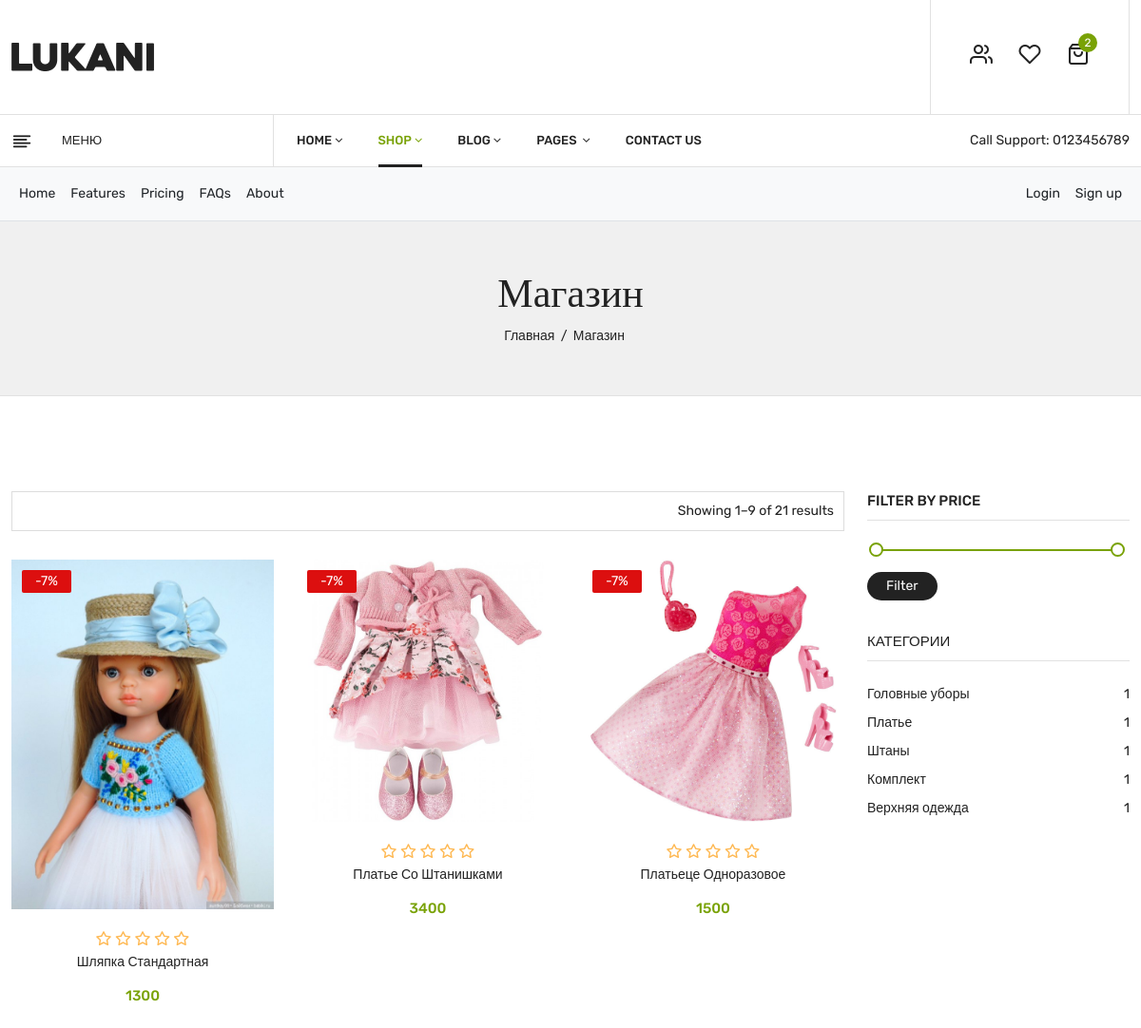
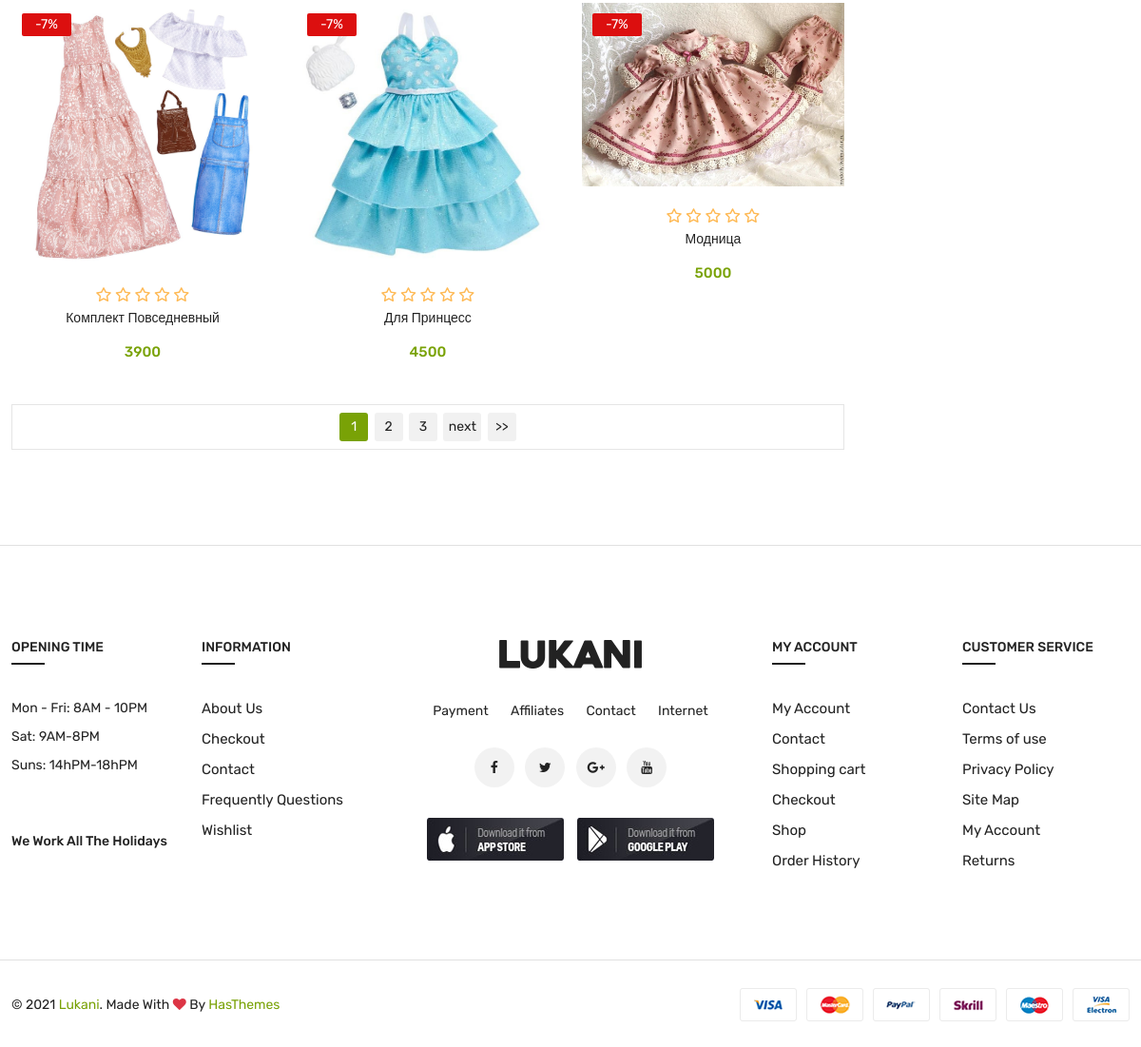
The app's page / (signed in) with its own data (2 pictures, top to bottom).
### dollshop1/models.py (models this page shows, shortened)
class Product(models.Model):
    STATUS = (('В наличии', 'В наличии'), ('Нет в наличии', 'Нет в наличии'))
    category = models.ForeignKey(Category, on_delete=models.CASCADE, null=True, verbose_name='Категория')
    name = models.CharField(max_length=255, verbose_name='Название')
    description = models.TextField(max_length=1300, verbose_name='Описание')
    image = models.ImageField(default='no_image.png', upload_to='product_image/', blank=True, null=True,
                              verbose_name='Изображение')
    price = models.DecimalField(decimal_places=0, max_digits=9, default=0, verbose_name='Цена')
    date_create = models.DateTimeField(auto_now_add=True)
    status = models.CharField(max_length=255, choices=STATUS, default=STATUS[0], verbose_name='Статус')

class Category(models.Model):
    name = models.CharField(max_length=255, unique=True, verbose_name='Название')

### dollshop1/views.py (the view)
# urls.py: path('', homepage, name='homepage'),
def homepage(request):
    category = Category.objects.all()
    product = Product.objects.all()
    cart = Cart.objects.filter(user=request.user)
    total_price = 0
    for item in cart:
        total_price += item.product.price * item.quantity
    context = {
        'product': product,
        'category': category,
        'cart': cart,
        'total_price': total_price,
        'cart_items': cart.count()
    }
    return render(request, 'dollshop1/shop.html', context)

### dollshop1/templates/dollshop1/shop.html (shortened to what this page needs)
<!DOCTYPE html>
<html class="no-js" lang="en">
	<head>
		<link rel="stylesheet" href="../../../static/css/bootstrap.min.css" />
		<link
			href="https://cdn.jsdelivr.net/npm/bootstrap@5.1.3/dist/css/bootstrap.min.css"
			rel="stylesheet"
		/>
		<link rel="stylesheet" href="../../../static/css/owl.carousel.min.css" />
		<link rel="stylesheet" href="../../../static/css/slick.css" />
		<link rel="stylesheet" href="../../../static/css/magnific-popup.css" />
		<link rel="stylesheet" href="../../../static/css/font.awesome.css" />
		<link rel="stylesheet" href="../../../static/css/animate.css" />
		<link rel="stylesheet" href="../../../static/css/jquery-ui.min.css" />
		<link rel="stylesheet" href="../../../static/css/slinky.menu.css" />
		<link rel="stylesheet" href="../../../static/css/plugins.css" />
		<link rel="stylesheet" href="../../../static/css/style.css" />
	</head>
	<body>
		<header>
			<div class="main_header">
				<div class="header_middle">
					<div class="container">
						<div class="row align-items-center">
							<div class="col-lg-3 col-md-3 col-4">
								<div class="logo">
									<a href="index.html"
										><img src="../../../static/img/logo/logo.png" alt=""
									/></a>
								</div>
							</div>
							<div class="col-lg-9 col-md-6 col-6">
								<div class="header_right_info">
									<div class="header_account_area">
										<div class="header_account-list top_links">
											<a href="#"><i class="icon-users"></i></a>
										</div>
										<div class="header_account-list header_wishlist">
											{% if user %}
											<a href="{% url 'dollshop:wishlist' %}"
												><i class="icon-heart"></i>
											</a>
											{% else %}
											<a href="#">
												<i class="icon-heart"></i>
											</a>
											{% endif %}
										</div>
										<div class="header_account-list mini_cart_wrapper">
											<a href="javascript:void(0)"
												><i class="icon-shopping-bag"></i
												><span class="item_count">{{ cart_items }}</span></a
											>
										</div>
									</div>
								</div>
							</div>
						</div>
					</div>
				</div>
				<div class="header_bottom sticky-header">
					<div class="container">
						<div class="row align-items-center">
							<div class="col-lg-3">
								<div class="categories_menu">
									<div class="categories_title">
										<h2 class="categori_toggle">Меню</h2>
									</div>
								</div>
							</div>
							<div class="col-lg-6">
								<div class="main_menu menu_position">
									<nav>
										<ul>
											<li>
												<a href="index.html"
													>home<i class="fa fa-angle-down"></i
												></a>
											</li>
											<li class="mega_items">
												<a class="active" href="shop.html"
													>shop<i class="fa fa-angle-down"></i
												></a>
											</li>
											<li>
												<a href="blog.html"
													>blog<i class="fa fa-angle-down"></i
												></a>
											</li>
											<li>
												<a href="#">pages <i class="fa fa-angle-down"></i></a>
											</li>
											<li><a href="contact.html"> Contact Us</a></li>
										</ul>
									</nav>
								</div>
							</div>
							<div class="col-lg-3">
								<div class="call-support">
									<p>Call Support: <a href="tel:0123456789">0123456789</a></p>
								</div>
							</div>
						</div>
					</div>
				</div>
			</div>
			<nav class="py-2 bg-light border-bottom">
				<div class="container d-flex flex-wrap">
					<ul class="nav me-auto">
						<li class="nav-item">
							<a
								href="#"
								class="nav-link link-dark px-2 active"
								aria-current="page"
								>Home</a
							>
						</li>
						<li class="nav-item">
							<a href="#" class="nav-link link-dark px-2">Features</a>
						</li>
						<li class="nav-item">
							<a href="#" class="nav-link link-dark px-2">Pricing</a>
						</li>
						<li class="nav-item">
							<a href="#" class="nav-link link-dark px-2">FAQs</a>
						</li>
						<li class="nav-item">
							<a href="#" class="nav-link link-dark px-2">About</a>
						</li>
					</ul>
					<ul class="nav">
						<li class="nav-item">
							<a href="#" class="nav-link link-dark px-2">Login</a>
						</li>
						<li class="nav-item">
							<a href="#" class="nav-link link-dark px-2">Sign up</a>
						</li>
					</ul>
				</div>
			</nav>
		</header>
		<div class="breadcrumbs_area">
			<div class="container">
				<div class="row">
					<div class="col-12">
						<div class="breadcrumb_content">
							<h3>Магазин</h3>
							<ul>
								<li><a href="{% url 'dollshop:homepage' %}">Главная</a></li>
								<li>Магазин</li>
							</ul>
						</div>
					</div>
				</div>
			</div>
		</div>
		<div class="shop_area mt-100 mb-100">
			<div class="container">
				<div class="row">
					<div class="col-lg-9 col-md-12">
						<div class="shop_toolbar_wrapper">
							<div class="page_amount">
								<p>Showing 1–9 of 21 results</p>
							</div>
						</div>
						<div class="row shop_wrapper">
							{% for item in product %}
							<div class="col-lg-4 col-md-4 col-12">
								<article class="single_product">
									<figure>
										<div class="product_thumb">
											<a
												class="primary_img"
												href="{% url 'dollshop:product_detail' item.pk %}"
												><img src="{{ item.image.url }}" alt=""
											/></a>
											<div class="label_product">
												<span class="label_sale">-7%</span>
											</div>
										</div>
										<div class="product_content grid_content">
											<div class="product_price_rating">
												<div class="product_rating">
													<ul>
														<li>
															<a href="#"><i class="icon-star"></i></a>
														</li>
														<li>
															<a href="#"><i class="icon-star"></i></a>
														</li>
														<li>
															<a href="#"><i class="icon-star"></i></a>
														</li>
														<li>
															<a href="#"><i class="icon-star"></i></a>
														</li>
														<li>
															<a href="#"><i class="icon-star"></i></a>
														</li>
													</ul>
												</div>
												<h4 class="product_name">
													<a href="product-details.html">{{ item.name }}</a>
												</h4>
												<div class="price_box">
													<span class="current_price">{{ item.price }}</span>
												</div>
											</div>
										</div>
									</figure>
								</article>
							</div>
							{% endfor %}
						</div>
						<div class="shop_toolbar t_bottom">
							<div class="pagination">
								<ul>
									<li class="current">1</li>
									<li><a href="#">2</a></li>
									<li><a href="#">3</a></li>
									<li class="next"><a href="#">next</a></li>
									<li><a href="#">>></a></li>
								</ul>
							</div>
						</div>
					</div>
					<div class="col-lg-3 col-md-12">
						<aside class="sidebar_widget">
							<div class="widget_inner">
								<div class="widget_list widget_filter">
									<h3>Filter by price</h3>
									<form action="#">
										<div
											id="slider-range"
											class="ui-slider ui-slider-horizontal ui-widget ui-widget-content ui-corner-all"
										>
											<div
												class="ui-slider-range ui-widget-header ui-corner-all"
												style="left: 0%; width: 100%"
											></div>
											<span
												class="ui-slider-handle ui-state-default ui-corner-all"
												tabindex="0"
												style="left: 0%"
											></span
											><span
												class="ui-slider-handle ui-state-default ui-corner-all"
												tabindex="0"
												style="left: 100%"
											></span>
										</div>
										<button type="submit">Filter</button>
										<input type="text" name="text" id="amount" />
									</form>
								</div>
								<div class="widget_list widget_color">
									<h3>Категории</h3>
									<ul>
										{% for ct in category %}
										<li>
											<a href="{% url 'dollshop:category_list' cate_pk=ct.pk %}"
												>{{ ct.name }} <span>1</span></a
											>
										</li>
										{% endfor %}
									</ul>
								</div>
							</div>
						</aside>
					</div>
				</div>
			</div>
		</div>
		<footer class="footer_widgets">
			<div class="footer_top">
				<div class="container">
					<div class="row">
						<div class="col-lg-2 col-md-4 col-sm-6">
							<div class="widgets_container contact_us">
								<h3>Opening Time</h3>
								<p><span>Mon - Fri:</span> 8AM - 10PM</p>
								<p><span>Sat:</span> 9AM-8PM</p>
								<p><span>Suns:</span> 14hPM-18hPM</p>
								<p><b>We Work All The Holidays</b></p>
							</div>
						</div>
						<div class="col-lg-2 col-md-3 col-sm-6">
							<div class="widgets_container widget_menu">
								<h3>Information</h3>
								<div class="footer_menu">
									<ul>
										<li><a href="about.html">About Us</a></li>
										<li><a href="checkout.html">Checkout</a></li>
										<li><a href="contact.html">Contact</a></li>
										<li><a href="faq.html">Frequently Questions</a></li>
										<li>
											<a href="{% url 'dollshop:wishlist' %}">Wishlist</a>
										</li>
									</ul>
								</div>
							</div>
						</div>
						<div class="col-lg-4 col-md-5">
							<div class="widgets_container widget_app">
								<div class="footer_logo">
									<a href="index.html"
										><img src="../../../static/img/logo/logo.png" alt=""
									/></a>
								</div>
								<div class="footer_widgetnav_menu">
									<ul>
										<li><a href="#">Payment</a></li>
										<li><a href="#">Affiliates</a></li>
										<li><a href="#">Contact</a></li>
										<li><a href="#">Internet</a></li>
									</ul>
								</div>
								<div class="footer_social">
									<ul>
										<li>
											<a href="#"
												><i class="fa fa-facebook" aria-hidden="true"></i
											></a>
										</li>
										<li>
											<a href="#"
												><i class="fa fa-twitter" aria-hidden="true"></i
											></a>
										</li>
										<li>
											<a href="#"
												><i class="fa fa-google-plus" aria-hidden="true"></i
											></a>
										</li>
										<li>
											<a href="#"
												><i class="fa fa-youtube" aria-hidden="true"></i
											></a>
										</li>
									</ul>
								</div>
								<div class="footer_app">
									<ul>
										<li>
											<a href="#"
												><img
													src="../../../static/img/icon/icon-app.jpg"
													alt=""
											/></a>
										</li>
										<li>
											<a href="#"
												><img
													src="../../../static/img/icon/icon1-app.jpg"
													alt=""
											/></a>
										</li>
									</ul>
								</div>
							</div>
						</div>
						<div class="col-lg-2 col-md-4 col-sm-6">
							<div class="widgets_container widget_menu">
								<h3>My Account</h3>
								<div class="footer_menu">
									<ul>
										<li><a href="my-account.html">My Account</a></li>
										<li><a href="contact.html">Contact</a></li>
										<li><a href="{% url 'dollshop:cart_list' %}">Shopping cart</a></li>
										<li><a href="checkout.html">Checkout</a></li>
										<li><a href="shop.html">Shop</a></li>
										<li><a href="#">Order History</a></li>
									</ul>
								</div>
							</div>
						</div>
						<div class="col-lg-2 col-md-4 col-sm-6">
							<div class="widgets_container widget_menu">
								<h3>Customer Service</h3>
								<div class="footer_menu">
									<ul>
										<li><a href="contact.html">Contact Us</a></li>
										<li><a href="#">Terms of use</a></li>
										<li><a href="#">Privacy Policy</a></li>
										<li><a href="contact.html">Site Map</a></li>
										<li><a href="my-account.html">My Account</a></li>
										<li><a href="#">Returns</a></li>
									</ul>
								</div>
							</div>
						</div>
					</div>
				</div>
			</div>
			<div class="footer_bottom">
				<div class="container">
					<div class="row align-items-center">
						<div class="col-lg-6 col-md-6">
							<div class="copyright_area">
								<p class="copyright-text">
									&copy; 2021 <a href="index.html">Lukani</a>. Made with
									<i class="fa fa-heart text-danger"></i> by
									<a href="https://hasthemes.com/" target="_blank">HasThemes</a>
								</p>
							</div>
						</div>
						<div class="col-lg-6 col-md-6">
							<div class="footer_payment">
								<a href="#"
									><img src="../../../static/img/icon/payment.png" alt=""
								/></a>
							</div>
						</div>
					</div>
				</div>
			</div>
		</footer>
	</body>
</html>

### static/css/plugins.css (style rules this page uses)
[class^="icon-"], [class*=" icon-"] { font-family: 'plaza-icon' !important; speak: none; font-style: normal; font-weight: normal; font-variant: normal; text-transform: none; line-height: 1; -webkit-font-smoothing: antialiased; -moz-osx-font-smoothing: grayscale; }
.icon-heart:before { content: "\e977"; }
.icon-shopping-bag:before { content: "\e9c9"; }
.icon-star:before { content: "\e9d5"; }
.icon-users:before { content: "\e9f6"; }

### records on screen
Product: image (picture), name "Шляпка Стандартная", price "1300"
Product: image (picture), name "Платье Со Штанишками", price "3400"
Product: image (picture), name "Платьеце Одноразовое", price "1500"
Product: image (picture), name "Комплект Повседневный", price "3900"
Product: image (picture), name "Для Принцесс", price "4500"
Product: image (picture), name "Модница", price "5000"
Category: name "Головные уборы"
Category: name "Платье"
Category: name "Штаны"
Category: name "Комплект"
Category: name "Верхняя одежда"

### other values on screen
{{ cart_items }} "2"
